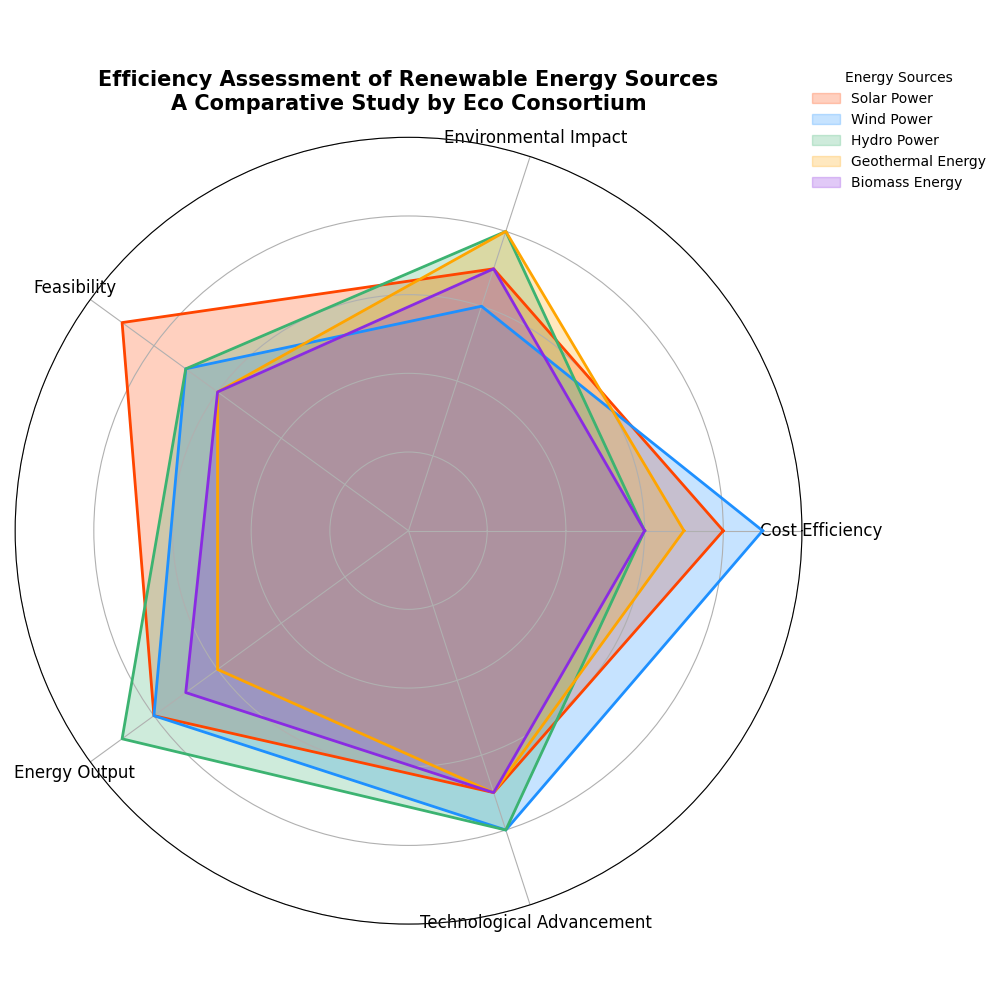

Generate this figure with Python:
import matplotlib.pyplot as plt
import numpy as np

categories = ['Cost Efficiency', 'Environmental Impact', 'Feasibility', 'Energy Output', 'Technological Advancement']
solar_data = [8, 7, 9, 8, 7]  # Shuffled data
wind_data = [9, 6, 7, 8, 8]   # Shuffled data
hydro_data = [6, 8, 7, 9, 8]  # Shuffled data
geothermal_data = [7, 8, 6, 6, 7]  # Shuffled data
biomass_data = [6, 7, 6, 7, 7]  # Shuffled data

labels = np.array(categories)
data_entries = {
    'Solar Power': np.array(solar_data + [solar_data[0]]),
    'Wind Power': np.array(wind_data + [wind_data[0]]),
    'Hydro Power': np.array(hydro_data + [hydro_data[0]]),
    'Geothermal Energy': np.array(geothermal_data + [geothermal_data[0]]),
    'Biomass Energy': np.array(biomass_data + [biomass_data[0]])
}

angles = np.linspace(0, 2 * np.pi, len(categories), endpoint=False).tolist()
angles += angles[:1]

# New set of colors
colors = ['#FF4500', '#1E90FF', '#3CB371', '#FFA500', '#8A2BE2']

fig, ax = plt.subplots(figsize=(10, 10), subplot_kw=dict(polar=True))

for (name, data), color in zip(data_entries.items(), colors):
    ax.fill(angles, data, color=color, alpha=0.25, label=name)
    ax.plot(angles, data, color=color, linewidth=2)

ax.set_xticks(angles[:-1])
ax.set_xticklabels(labels, fontsize=12)
ax.set_yticklabels([])
ax.set_ylim(0, 10)
ax.set_title('Efficiency Assessment of Renewable Energy Sources\nA Comparative Study by Eco Consortium', size=15, weight='bold', pad=20)

ax.legend(loc='upper right', bbox_to_anchor=(1.25, 1.1), title="Energy Sources", frameon=False)

plt.tight_layout()
plt.show()
